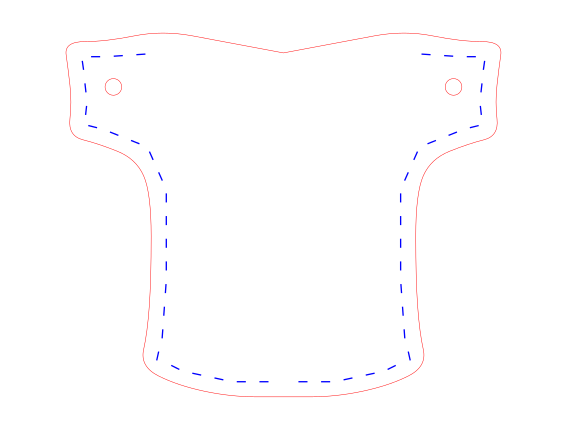

Source code (Python):
"""
Symmetric lighter sleeve pattern for leather laser cutting.

This pattern is based on / inspired by the free lighter sleeve template
published by Juchcik:

https://juchcik.pl/userdata/public/assets//etui_na_zapalcznik%C4%99.pdf

The generated SVG is a custom, symmetrical reconstruction intended for
personal leathercraft experimentation.
"""

from math import hypot, cos, sin, radians
from leathercraft_svg import SvgDocument, StrokeStyle


def mirror_points(points, center_x):
    """
    Mirror points horizontally around the given center X axis.
    """
    return [(2 * center_x - x, y) for x, y in points]


def mirror_segments(segments, center_x):
    """
    Mirror stitch segments horizontally around the given center X axis.
    """
    return [
        (
            2 * center_x - x1,
            y1,
            2 * center_x - x2,
            y2,
        )
        for x1, y1, x2, y2 in segments
    ]


def straight_path_from_points(points):
    """
    Build a closed SVG path from a list of points using straight lines.
    """
    return "M " + " L ".join(f"{x:.2f},{y:.2f}" for x, y in points) + " Z"


def smooth_path_from_points(points):
    """
    Build a closed SVG path using quadratic Bézier curves.
    """
    if len(points) < 3:
        return straight_path_from_points(points)

    d = f"M {points[0][0]:.2f},{points[0][1]:.2f}"

    for i in range(1, len(points) - 1):
        control_x, control_y = points[i]
        next_x, next_y = points[i + 1]

        mid_x = (control_x + next_x) / 2
        mid_y = (control_y + next_y) / 2

        d += f" Q {control_x:.2f},{control_y:.2f} {mid_x:.2f},{mid_y:.2f}"

    last_control_x, last_control_y = points[-1]
    first_x, first_y = points[0]

    d += f" Q {last_control_x:.2f},{last_control_y:.2f} {first_x:.2f},{first_y:.2f}"
    d += " Z"

    return d


def unit_vector(x1, y1, x2, y2):
    """
    Return a normalized direction vector for a segment.
    """
    dx = x2 - x1
    dy = y2 - y1
    length = hypot(dx, dy)

    if length == 0:
        return 0.0, 0.0

    return dx / length, dy / length


def normal_for_segment(x1, y1, x2, y2, side):
    """
    Return a normal vector for a segment.

    In SVG coordinates, Y grows downward.
    For a polyline going from top to bottom along the left edge,
    side='right' moves the offset toward the inside of the pattern.
    """
    ux, uy = unit_vector(x1, y1, x2, y2)

    if side == "right":
        return uy, -ux

    if side == "left":
        return -uy, ux

    raise ValueError("side must be 'left' or 'right'")


def line_intersection(p1, p2, p3, p4):
    """
    Return intersection point of two infinite lines:
    line p1->p2 and line p3->p4.

    If lines are parallel or almost parallel, return None.
    """
    x1, y1 = p1
    x2, y2 = p2
    x3, y3 = p3
    x4, y4 = p4

    denominator = (x1 - x2) * (y3 - y4) - (y1 - y2) * (x3 - x4)

    if abs(denominator) < 1e-9:
        return None

    px = (
        (x1 * y2 - y1 * x2) * (x3 - x4)
        - (x1 - x2) * (x3 * y4 - y3 * x4)
    ) / denominator

    py = (
        (x1 * y2 - y1 * x2) * (y3 - y4)
        - (y1 - y2) * (x3 * y4 - y3 * x4)
    ) / denominator

    return px, py


def offset_polyline(points, distance, side="right", miter_limit=8.0):
    """
    Create an offset polyline at a fixed distance from the source polyline.

    This works by:
    1. Offsetting every segment by its normal vector.
    2. Intersecting neighboring offset segments.
    3. Falling back to averaged normals when the intersection is too far away.

    This is not a full closed-polygon offset, but it works well for creating
    a stitch line parallel to an open outer edge.
    """
    if len(points) < 2:
        return points[:]

    offset_segments = []

    for p1, p2 in zip(points, points[1:]):
        x1, y1 = p1
        x2, y2 = p2

        nx, ny = normal_for_segment(x1, y1, x2, y2, side)

        offset_segments.append(
            (
                (x1 + nx * distance, y1 + ny * distance),
                (x2 + nx * distance, y2 + ny * distance),
                (nx, ny),
            )
        )

    result = []

    first_offset_start, _, _ = offset_segments[0]
    result.append(first_offset_start)

    for i in range(1, len(points) - 1):
        original_x, original_y = points[i]

        previous_start, previous_end, previous_normal = offset_segments[i - 1]
        next_start, next_end, next_normal = offset_segments[i]

        intersection = line_intersection(
            previous_start,
            previous_end,
            next_start,
            next_end,
        )

        if intersection is None:
            nx = (previous_normal[0] + next_normal[0]) / 2
            ny = (previous_normal[1] + next_normal[1]) / 2
            length = hypot(nx, ny)

            if length == 0:
                nx, ny = previous_normal
            else:
                nx /= length
                ny /= length

            intersection = (
                original_x + nx * distance,
                original_y + ny * distance,
            )

        if hypot(intersection[0] - original_x, intersection[1] - original_y) > distance * miter_limit:
            nx = (previous_normal[0] + next_normal[0]) / 2
            ny = (previous_normal[1] + next_normal[1]) / 2
            length = hypot(nx, ny)

            if length == 0:
                nx, ny = previous_normal
            else:
                nx /= length
                ny /= length

            intersection = (
                original_x + nx * distance,
                original_y + ny * distance,
            )

        result.append(intersection)

    _, last_offset_end, _ = offset_segments[-1]
    result.append(last_offset_end)

    return result


def stitch_segments_on_polyline(points, spacing, stitch_length, angle_deg=0):
    """
    Return short stitch segments distributed continuously every `spacing` mm
    along the whole polyline.

    angle_deg = 0 means the stitch is parallel to the local path direction.
    angle_deg = 45 means the stitch is diagonal relative to the local path direction.
    """
    result = []

    total_distance = 0.0
    next_stitch_distance = spacing

    for (x1, y1), (x2, y2) in zip(points, points[1:]):
        dx = x2 - x1
        dy = y2 - y1
        segment_length = hypot(dx, dy)

        if segment_length == 0:
            continue

        ux = dx / segment_length
        uy = dy / segment_length

        angle = radians(angle_deg)
        sx = ux * cos(angle) - uy * sin(angle)
        sy = ux * sin(angle) + uy * cos(angle)

        segment_start_distance = total_distance
        segment_end_distance = total_distance + segment_length

        while next_stitch_distance < segment_end_distance:
            local_distance = next_stitch_distance - segment_start_distance
            t = local_distance / segment_length

            cx = x1 + dx * t
            cy = y1 + dy * t

            half = stitch_length / 2

            result.append(
                (
                    cx - sx * half,
                    cy - sy * half,
                    cx + sx * half,
                    cy + sy * half,
                )
            )

            next_stitch_distance += spacing

        total_distance += segment_length

    return result


doc = SvgDocument(
    width_mm=150,
    height_mm=112,
    styles={
        "cut": StrokeStyle("#ff0000", 0.12),
        "stitch": StrokeStyle("#0000ff", 0.35),
        "debug": StrokeStyle("#00aa00", 0.12),
    },
)

center_x = 75
top_y = 8

# Define only the left half of the outer cut line.
# The right side will be generated automatically as a mirror copy.
left_outline = [
    (center_x, top_y + 6),

    (center_x - 16, top_y + 3),
    (center_x - 32, top_y + 0),
    (center_x - 47, top_y + 3),
    (center_x - 58, top_y + 3),

    (center_x - 57, top_y + 10),
    (center_x - 56, top_y + 19),
    (center_x - 57, top_y + 28),

    (center_x - 49, top_y + 30),
    (center_x - 39, top_y + 34),
    (center_x - 35, top_y + 43),

    (center_x - 35, top_y + 66),
    (center_x - 36, top_y + 80),
    (center_x - 38, top_y + 89),

    (center_x - 28, top_y + 94),
    (center_x - 14, top_y + 97),
    (center_x, top_y + 97),
]

right_outline = mirror_points(left_outline, center_x)
outline = left_outline + list(reversed(right_outline[1:-1]))

doc.add_path(smooth_path_from_points(outline), layer="cut")

# Symmetric keyring attachment holes.
# Holes are placed higher and closer to the outer side edges.
keyring_hole_offset_x = 45
keyring_hole_y = top_y + 15
keyring_hole_radius = 2.2

left_keyring_hole_x = center_x - keyring_hole_offset_x
right_keyring_hole_x = center_x + keyring_hole_offset_x

doc.add_circle(
    left_keyring_hole_x,
    keyring_hole_y,
    keyring_hole_radius,
    layer="cut",
)

doc.add_circle(
    right_keyring_hole_x,
    keyring_hole_y,
    keyring_hole_radius,
    layer="cut",
)

#doc.add_circle(43, 15, 1, layer="debug")  # Reference point for measurements

# Use the real outer edge as the source for the stitch path.
# The top decorative edge is intentionally skipped.
left_outer_edge_for_stitching = [
    # Start the stitch line around x=43, y=15.
    # This point is on the upper left side, but still below the top decorative edge.
    (43, 10),

    # Continue along the actual outer edge.
    (center_x - 47, top_y + 3),
    (center_x - 58, top_y + 3),

    (center_x - 57, top_y + 10),
    (center_x - 56, top_y + 19),
    (center_x - 57, top_y + 28),

    (center_x - 49, top_y + 30),
    (center_x - 39, top_y + 34),
    (center_x - 35, top_y + 43),

    (center_x - 35, top_y + 66),
    (center_x - 36, top_y + 80),
    (center_x - 38, top_y + 89),

    (center_x - 28, top_y + 94),
    (center_x - 14, top_y + 97),
    (center_x, top_y + 97),
]
stitch_margin = 4.0

left_seam = offset_polyline(
    left_outer_edge_for_stitching,
    distance=stitch_margin,
    side="right",
)

left_stitches = stitch_segments_on_polyline(
    left_seam,
    spacing=6,
    stitch_length=2.4,
    angle_deg=0,
)

right_stitches = mirror_segments(left_stitches, center_x)

for x1, y1, x2, y2 in left_stitches + right_stitches:
    doc.add_line(x1, y1, x2, y2, layer="stitch")

# Optional debug preview of the computed inset stitch path.
# Uncomment these lines if you want to see the generated stitch guide path.
# doc.add_path(straight_path_from_points(left_seam), layer="debug")
# doc.add_path(straight_path_from_points(mirror_points(left_seam, center_x)), layer="debug")

doc.save("lighter_sleeve.svg")
doc.save_png("lighter_sleeve.png", background_color="white")
